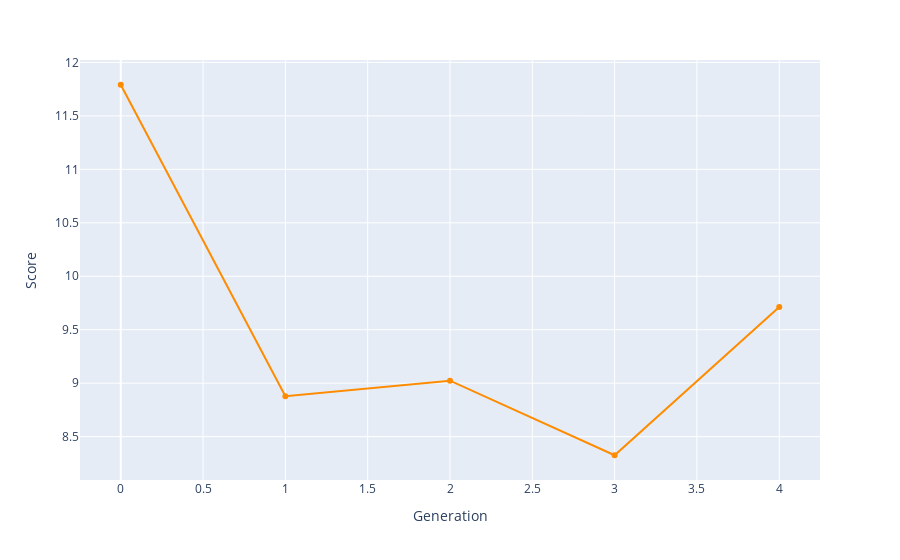

Source (notebook cell):
### Code cell
bestRankDF = pd.DataFrame(bestRank, columns=['Score', 'Schedule'])
bestRank
bestRankDF['Generation'] = bestRankDF.index.values
fig = px.line(bestRankDF, x='Generation', y='Score',
              hover_data=['Schedule'], markers=True)
fig.update_traces(line_color='DarkOrange')
fig.show()
fileName = f'p{popSize}g{generations}n{nSwaps}.html'
fig.write_html(f'charts/{fileName}', include_plotlyjs="cdn")

### Figure 1 — Plotly figure (JSON) as saved in the notebook; plotly's stock layout.template omitted (floating-point values rounded to 4 significant figures; data arrays with more than 128 entries replaced by an {"elided": "..."} marker saying what was removed)
{"data": [{"customdata": {"elided": "5x1x48 int values"}, "hovertemplate": "Generation=%{x}<br>Score=%{y}<br>Schedule=%{customdata[0]}<extra></extra>", "legendgroup": "", "line": {"color": "DarkOrange", "dash": "solid"}, "marker": {"symbol": "circle"}, "mode": "lines+markers", "name": "", "orientation": "v", "showlegend": false, "type": "scatter", "x": [0, 1, 2, 3, 4], "xaxis": "x", "y": [11.79, 8.879, 9.023, 8.326, 9.713], "yaxis": "y"}], "layout": {"legend": {"tracegroupgap": 0}, "margin": {"t": 60}, "xaxis": {"anchor": "y", "domain": [0, 1], "title": {"text": "Generation"}}, "yaxis": {"anchor": "x", "domain": [0, 1], "title": {"text": "Score"}}}}
